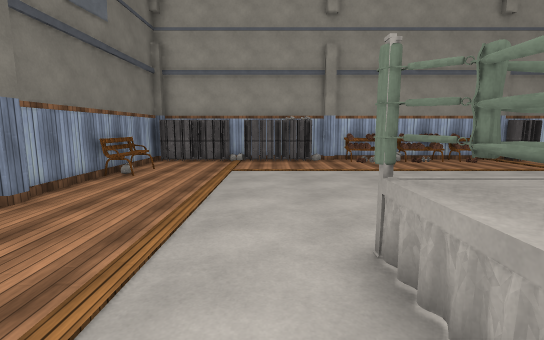
View 1 (above)

19 first-person views from a walk through a Unity game level. The camera is 1.5 m above the floor, tilts 8° down and sees 85° across. The floor is counted in squares, 1 m on a side. Each view is taken from the middle of a square. On the plan, view 1 faces up. The plan holds only what a view shows up to about 15 squares ahead; the rest is blank. The place goes on beyond the plan. The player character is not drawn. Some surface patterns are stand-ins.

View 2
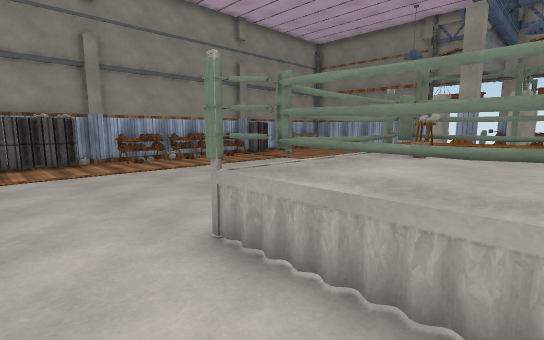

View 3
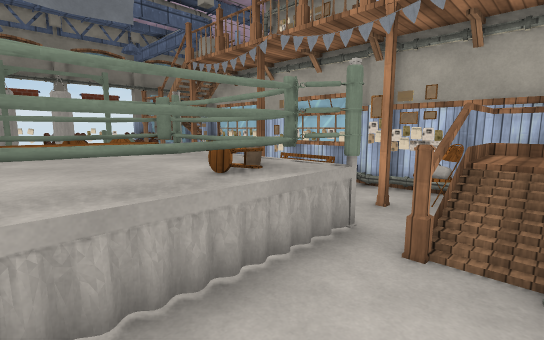

View 4
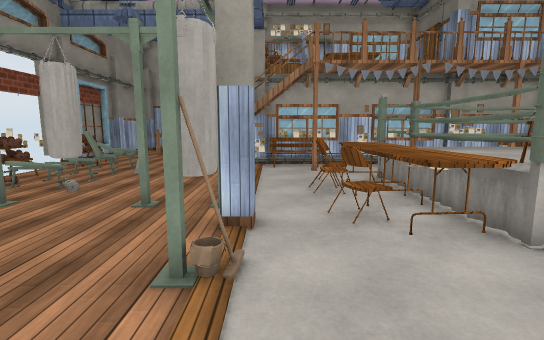

View 5
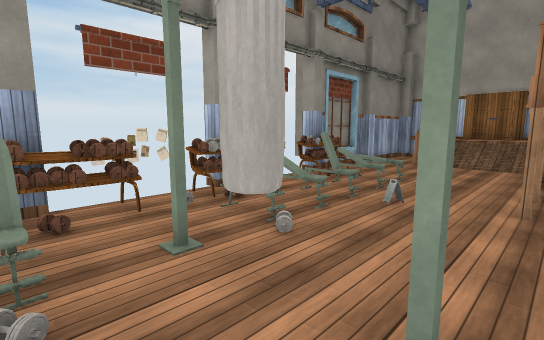

View 6
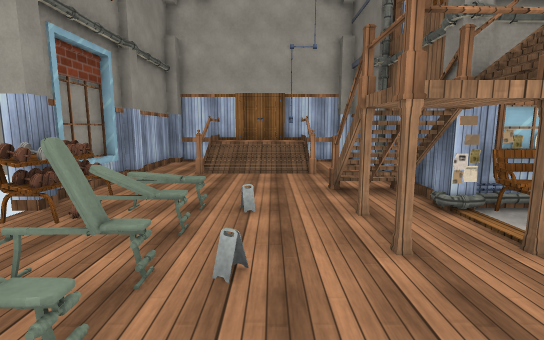

View 7
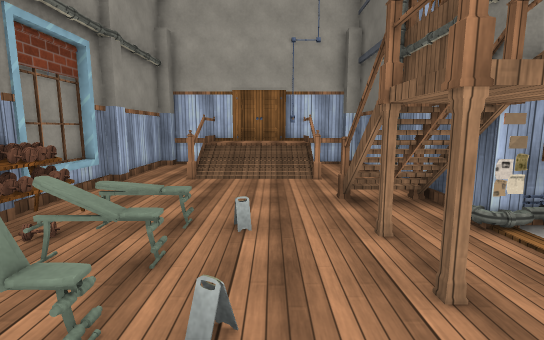

View 8
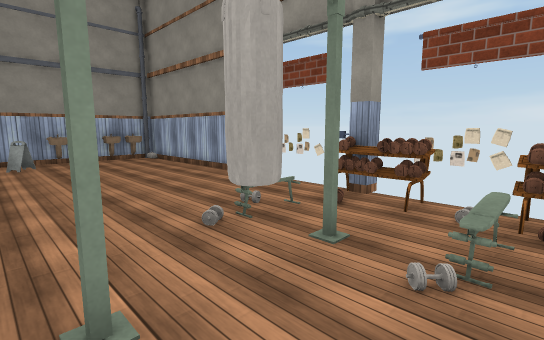

View 9
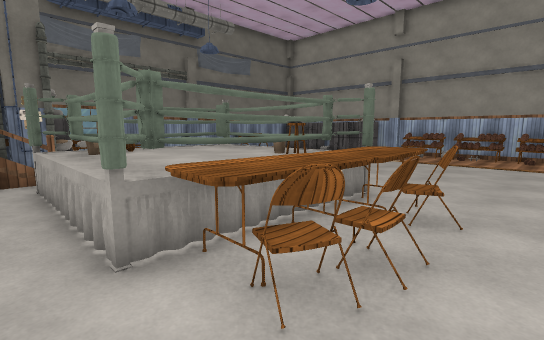

View 10
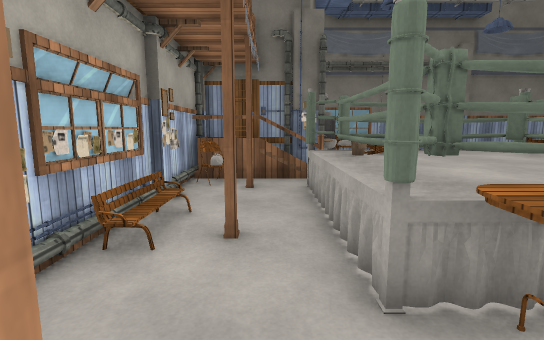

View 11
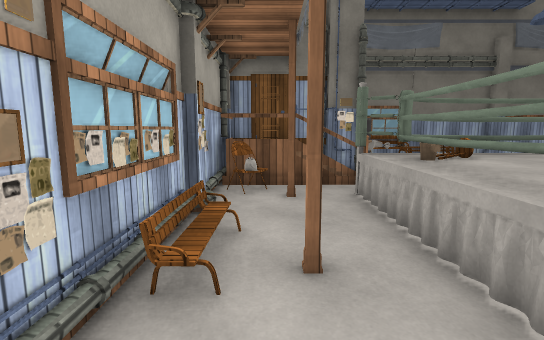

View 12
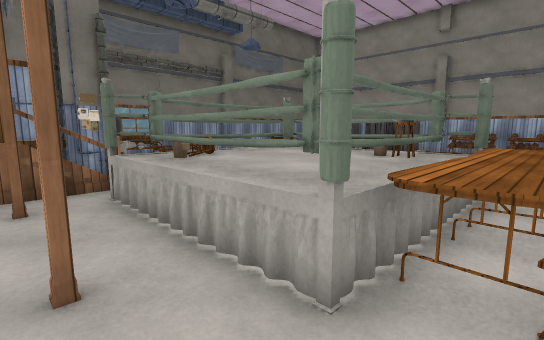

View 13
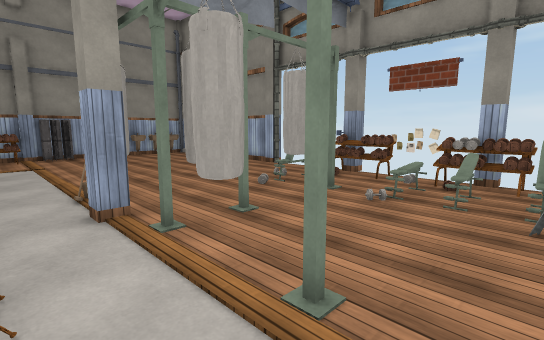

View 14
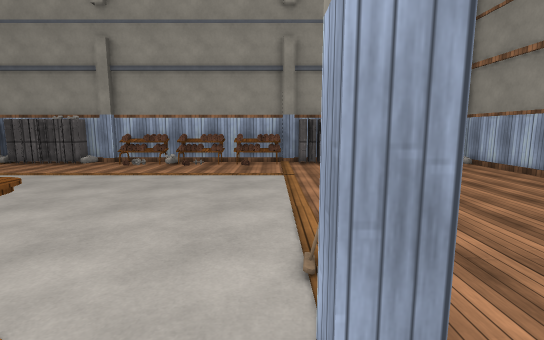

View 15
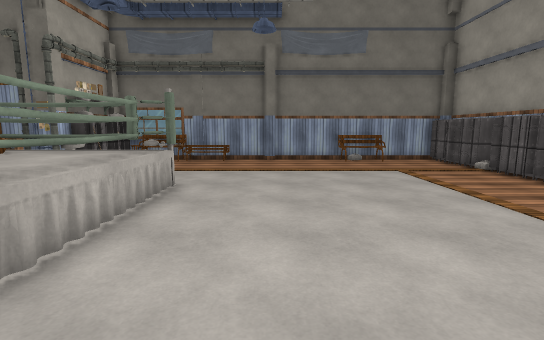

View 16
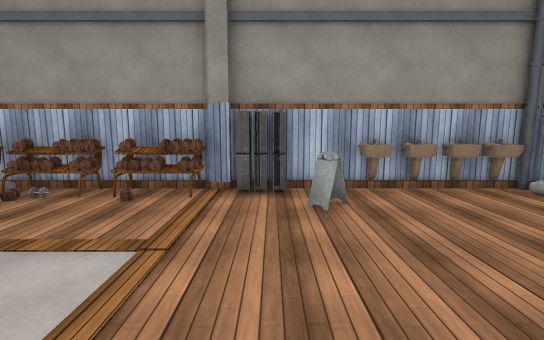

View 17
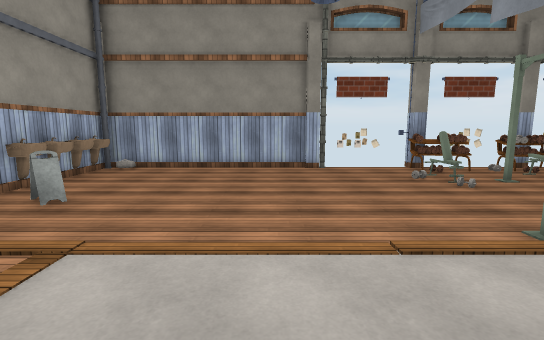

View 18
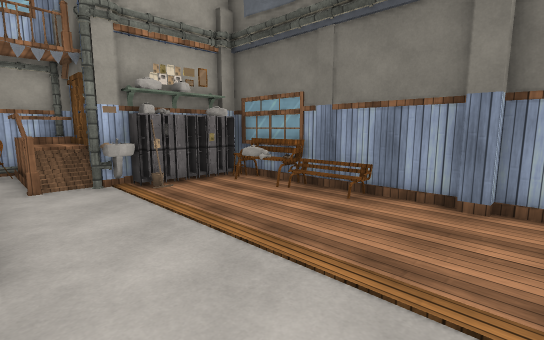

View 19
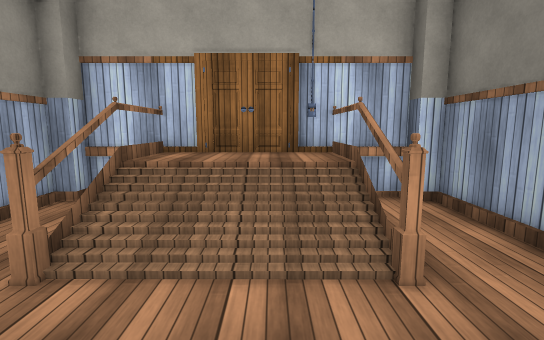

### Floor plan
Key: @ floor where view 1 was taken; # wall or solid block; x gap in a wall; . main floor; : floor 1 m higher than the main floor; / step, stairs or slope; = window, fence, low wall or low ledge; v drop or lower ground; L locker; B bench; T table; S stool; C chair; U bucket; A bag; O other object.
Columns run from 6 left of view 1 to 19 right of it. Each row starts with its distance up from view 1.
 15     ######################
 14 #LLLLLLLL#BBBBBBBLL#OOOOO#
 13 #.                 =    .#
 12 #.                      .#
 11 #B                      .#
 10 #B                      .#
  9 #B                      .#
  8 #.           .          .#
  7 #.     .        . .     .#
  6 #.             .         #
  5 #.
  4 #B               O
  3 #      OOOOOOTT  #.  OO B#
  2  #   . OOOOOSTTC x      B#
  1  O     OOOOOOTT .OO.OO. B#
  0 #BALL.@OSOOOOTTC O  .OOOB#
 -1 #LLLLO.OSUOOOTTC .. .   B#
 -2     #O#OOOOOOTT  O    O B#
 -3     ###        ..    OO
 -4      ##OA     .O ##  OO
 -5      OOC.#B #.vBB##  OO B#
 -6      v#############  OO B#
 -7      v           ## .    #
 -8      v          #        #
 -9                 #        #
-10                 #  #//#  #
-11                 #. #//#  #
-12                 #. =::= .#
-13                 ## =::= ##
-14                  ########

Positions as (right, up) in squares from view 1, and headings:
1: (0, 0), facing up
2: (-1, 0), facing up-right
3: (-1, 2), facing down-right
4: (10, 7), facing down
5: (12, 3), facing down-right
6: (14, 0), facing down
7: (14, -1), facing down
8: (12, -1), facing up-right
9: (10, -3), facing up-left
10: (9, -3), facing left
11: (8, -4), facing left
12: (8, -4), facing up-left
13: (9, -3), facing up-right
14: (10, 1), facing up
15: (9, 6), facing left
16: (12, 7), facing up
17: (7, 8), facing right
18: (1, 7), facing down-left
19: (14, -7), facing down
